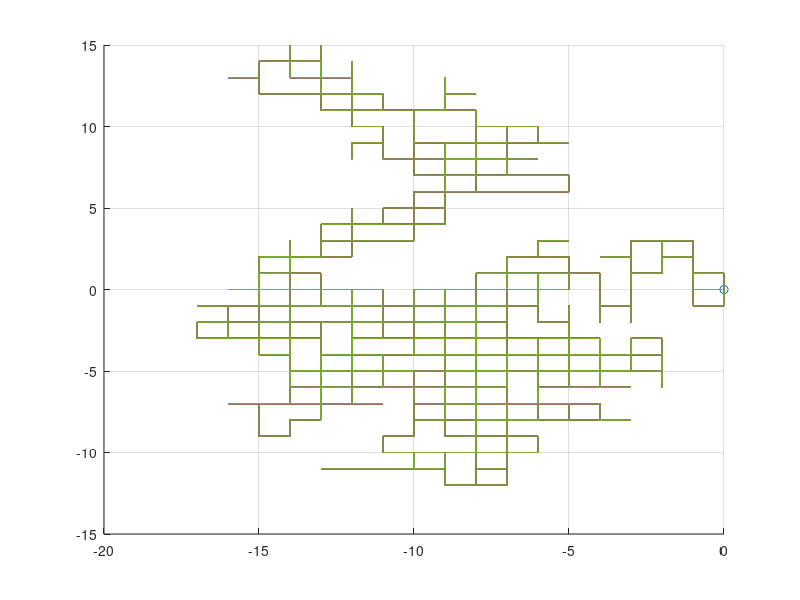

Write MATLAB code to recreate this figure.
%%Random Walk Simulation in two dimension
close all; clear;
x = [0];
y = [0];
N = 1000;
figure(1);
hold on;
grid on;
scatter(x,y,'red','o');
for i = 2:N
    random_number = rand();
    if random_number > 0.75
        x(i) = x(i-1) + 1;
        y(i) = y(i-1);
    elseif random_number > 0.5
        x(i) = x(i-1) - 1;
        y(i) = y(i-1);
    elseif random_number > 0.25
        x(i) = x(i-1);
        y(i) = y(i-1) + 1;
    else
        x(i) = x(i-1);
        y(i) = y(i-1) - 1;
    end
    figure(1);
    hold on;
    plot(x,y);
end